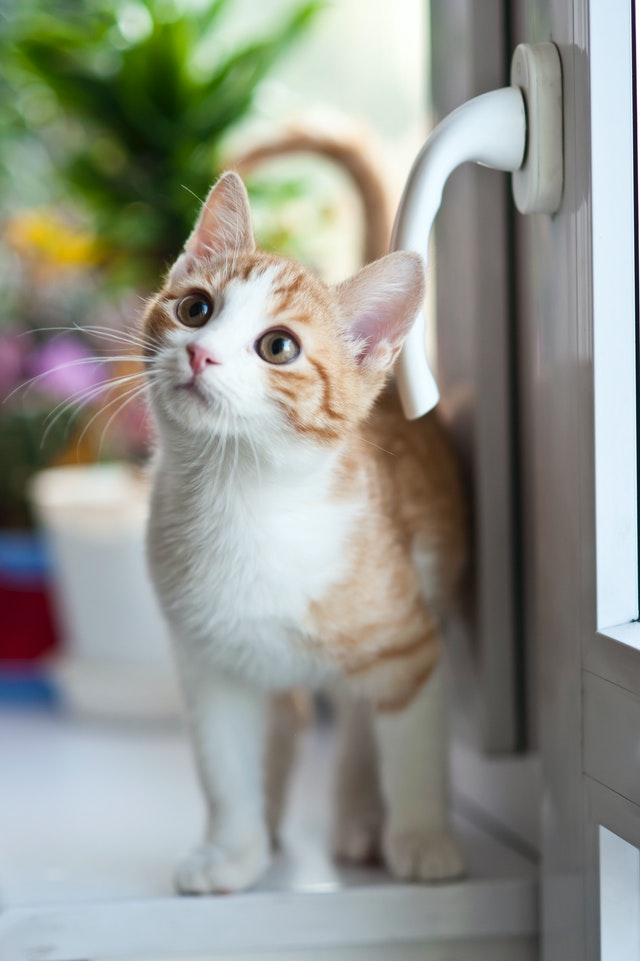
#> input picture 03. OpenCV Practice/img_pro/cat.jpg, 640 x 961 px
$ jupyter execute --allow-errors lecture.ipynb
#> lines starting #> are read from the running program, lines starting #| are printed output that depends on the picture; after the words box and inside, x2 and y2 are one past the last pixel; in counts of white or black regions, pixels touching at a corner belong together; pictures that were not available may be replaced by others from this repository, and a replacement may not be noted
[cell 1]
import cv2
cv2.__version__

[cell 2]
# out img
import cv2
img = cv2.imread('cat.jpg')
#> img is the input picture: shape (961, 640, 3); mean B, G, R 140.4, 148.9, 146.7
cv2.imshow('img', img)
cv2.waitKey(0) # 일정 시간(ms) 동안 키 입력 대기
cv2.destroyAllWindows()

[cell 3]
# read option
import cv2
img_color = cv2.imread('cat.jpg', cv2.IMREAD_COLOR)
img_gray = cv2.imread('cat.jpg', cv2.IMREAD_GRAYSCALE)
#> img_gray: shape (961, 640); min 9, max 255, mean 147.3
img_unc = cv2.imread('cat.jpg', cv2.IMREAD_UNCHANGED)

cv2.imshow('img_c', img_color)
cv2.imshow('img_g', img_gray)
cv2.imshow('img_u', img_unc)

cv2.waitKey(0)
cv2.destroyAllWindows()

[cell 4]
# img shape
import cv2
img = cv2.imread('cat.jpg')
img.shape # h, w, c
#> Out = (961, 640, 3)

[cell 5]
# out video
import cv2

cap = cv2.VideoCapture('video.mp4')

while cap.isOpened():
    # success, img frame
    ret, frame = cap.read()
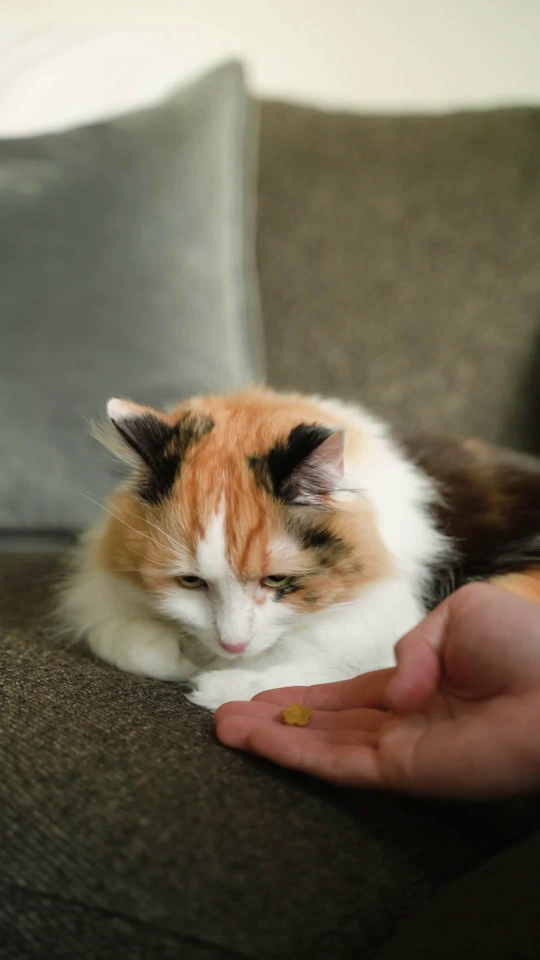
#> input picture frame 1 of 03. OpenCV Practice/output_fast.avi, 1080 x 1920 px, given in place of video.mp4, which was not available (shown at 1/2 size)
#> frame is the input picture: shape (1920, 1080, 3); mean B, G, R 88.8, 106.6, 115.1
    if not ret:
        print('no more frame')
        break

    cv2.imshow('video', frame)

    if cv2.waitKey(1) == ord('q'):
#> (key q is pressed here)
        print('quit video')
        break

cap.release()
cv2.destroyAllWindows()

[cell 6]
# drawing
import cv2
import numpy as np

# H x W x C = 480 x 640 x 3
# C: BGR, not RGB
img = np.zeros((480, 640, 3), dtype=np.uint8)
img[:] = (255, 255, 255) # white

cv2.imshow('img', img)
cv2.waitKey(0)
cv2.destroyAllWindows()

[cell 7]
# 영역 색칠
import cv2
import numpy as np

img = np.zeros((480, 640, 3), dtype=np.uint8)
img[100:200, 200:300] = (255, 255, 255)

cv2.imshow('img', img)
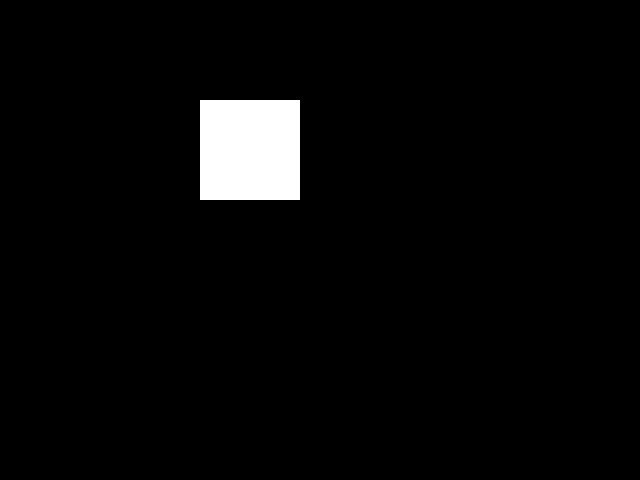
#> window 'img': shape (480, 640, 3); 3.3% white; 1 white region, box (x1, y1, x2, y2) and area: (200, 100, 300, 200) 10000
cv2.waitKey(0)
cv2.destroyAllWindows()

[cell 8]
# line
import cv2
import numpy as np

img = np.zeros((480, 640, 3), dtype=np.uint8)

COLOR = (0, 255, 255) # yellow
THICKNESS = 3

# img, pt1, pt2, color, thickness, line_type
cv2.line(img, (50, 100), (400, 50), COLOR, THICKNESS, cv2.LINE_8)
cv2.line(img, (50, 200), (400, 150), COLOR, THICKNESS, cv2.LINE_4)
cv2.line(img, (50, 300), (400, 250), COLOR, THICKNESS, cv2.LINE_AA)

cv2.imshow('img', img)
cv2.waitKey(0)
cv2.destroyAllWindows()

[cell 9]
# circle
import cv2
import numpy as np

img = np.zeros((480, 640, 3), dtype=np.uint8)

COLOR = (255, 255, 0)
THICKNESS = 10
RADIUS = 50

# img, pt, radius, color, thickness, line_type
cv2.circle(img, (200, 100), RADIUS, COLOR, THICKNESS, cv2.LINE_AA)
#> img: shape (480, 640, 3)
cv2.circle(img, (400, 100), RADIUS, COLOR, cv2.FILLED, cv2.LINE_AA)

cv2.imshow('img', img)
cv2.waitKey(0)
cv2.destroyAllWindows()

[cell 10]
# rectangle
import cv2
import numpy as np

img = np.zeros((480, 640, 3), dtype=np.uint8)

COLOR = (0, 255, 0)
THICKNESS = 3

# img, pt1, pt2, color, thickness, line_type
cv2.rectangle(img, (100, 100), (200, 200), COLOR, THICKNESS)
cv2.rectangle(img, (300, 100), (400, 300), COLOR, cv2.FILLED)

cv2.imshow('img', img)
cv2.waitKey(0)
cv2.destroyAllWindows()

[cell 11]
# polygon
import cv2
import numpy as np

img = np.zeros((480, 640, 3), dtype=np.uint8)

COLOR = (0, 0, 255)
THICKNESS = 3

pts1 = np.array([[100, 100], [200, 100], [100, 200]])
pts2 = np.array([[200, 100], [300, 100], [300, 200]])

# img, list(points), closed, color, thickness, line_type
cv2.polylines(img, [pts1, pts2], False, COLOR, THICKNESS, cv2.LINE_AA)

pts3 = np.array([[[100, 300], [200, 300], [100, 400]],
                 [[200, 300], [300, 300], [300, 400]]])

# img, list(points, color, line_type
cv2.fillPoly(img, pts3, COLOR, cv2.LINE_AA)

cv2.imshow('img', img)
cv2.waitKey(0)
cv2.destroyAllWindows()

[cell 12]
# text
import cv2
import numpy as np

img = np.zeros((480, 640, 3), dtype=np.uint8)

COLOR = (255, 255, 255)
THICKNESS = 3
SCALE = 2

# img, text, pt, font, scale, color, thickness
cv2.putText(img, 'text', (20, 50), cv2.FONT_HERSHEY_SIMPLEX, SCALE, COLOR, THICKNESS)
cv2.putText(img, 'text', (20, 150), cv2.FONT_HERSHEY_PLAIN, SCALE, COLOR, THICKNESS)
cv2.putText(img, 'text', (20, 350), cv2.FONT_HERSHEY_TRIPLEX, SCALE, COLOR, THICKNESS)
cv2.putText(img, 'text', (20, 450), cv2.FONT_HERSHEY_TRIPLEX | cv2.FONT_ITALIC, SCALE, COLOR, THICKNESS)

cv2.imshow('img', img)
cv2.waitKey(0)
cv2.destroyAllWindows()

[cell 13]
# save img
import cv2

img = cv2.imread('cat.jpg', cv2.IMREAD_GRAYSCALE)

cv2.imshow('img', img)
cv2.waitKey(0)
cv2.destroyAllWindows()

result = cv2.imwrite('cat_save.png', img)
print(result)
#| True

[cell 14]
# save video
import cv2

cap = cv2.VideoCapture('video.mp4')

# set codec
fourcc = cv2.VideoWriter_fourcc(*'DIVX') # D, I, V, X

# get video metadata
width = round(cap.get(cv2.CAP_PROP_FRAME_WIDTH))
height = round(cap.get(cv2.CAP_PROP_FRAME_HEIGHT))
fps = cap.get(cv2.CAP_PROP_FPS) * 2 # double fps

# set output: filename, codec, fps, (w, h)
out = cv2.VideoWriter('output_fast.avi', fourcc, fps, (width, height))

while cap.isOpened():
    ret, frame = cap.read()
    if not ret:
        break

    out.write(frame) # write output settings (no sound)
    cv2.imshow('video', frame)
    if cv2.waitKey(1) == ord('q'):
#> (key q is pressed here)
        break

out.release()
cap.release()
cv2.destroyAllWindows()

[cell 15]
# img resize
import cv2

img = cv2.imread('cat.jpg')

# img, (w, h), x ratio, y ratio
dst1 = cv2.resize(img, (400, 500))
dst2 = cv2.resize(img, None, fx=0.2, fy=0.2)

cv2.imshow('img_resize1', dst1)
cv2.imshow('img_resize2', dst2)
cv2.waitKey(0)
cv2.destroyAllWindows()

[cell 16]
# interpolation
import cv2

img = cv2.imread('cat.jpg')

# img, (w, h), x ratio, y ratio, interpolation
dst1 = cv2.resize(img, (400, 500), cv2.INTER_AREA)
dst2 = cv2.resize(img, None, fx=0.2, fy=0.2, interpolation=cv2.INTER_CUBIC)

cv2.imshow('img_resize1', dst1)
cv2.imshow('img_resize2', dst2)
cv2.waitKey(0)
cv2.destroyAllWindows()

[cell 17]
# video resize
import cv2

cap = cv2.VideoCapture('video.mp4')

while cap.isOpened():
    ret, frame = cap.read()
    if not ret:
        break

    frame_resized = cv2.resize(frame, None, fx=0.5, fy=0.5,
                               interpolation=cv2.INTER_CUBIC)

    cv2.imshow('video', frame_resized)

    if cv2.waitKey(0) == ord('q'):
#> (key q is pressed here)
        break

cap.release()
cv2.destroyAllWindows()

[cell 18]
# cap
import cv2
img = cv2.imread('cat.jpg')

crop = img[200:500, 300:900]

cv2.imshow('img', img)
cv2.imshow('crop', crop)
cv2.waitKey(0)
cv2.destroyAllWindows()

[cell 19]
# flip
import cv2

img = cv2.imread('cat.jpg')

# img, (h:1/v:0/vh: <0)
flip_h = cv2.flip(img, 1)
flip_v = cv2.flip(img, 0)
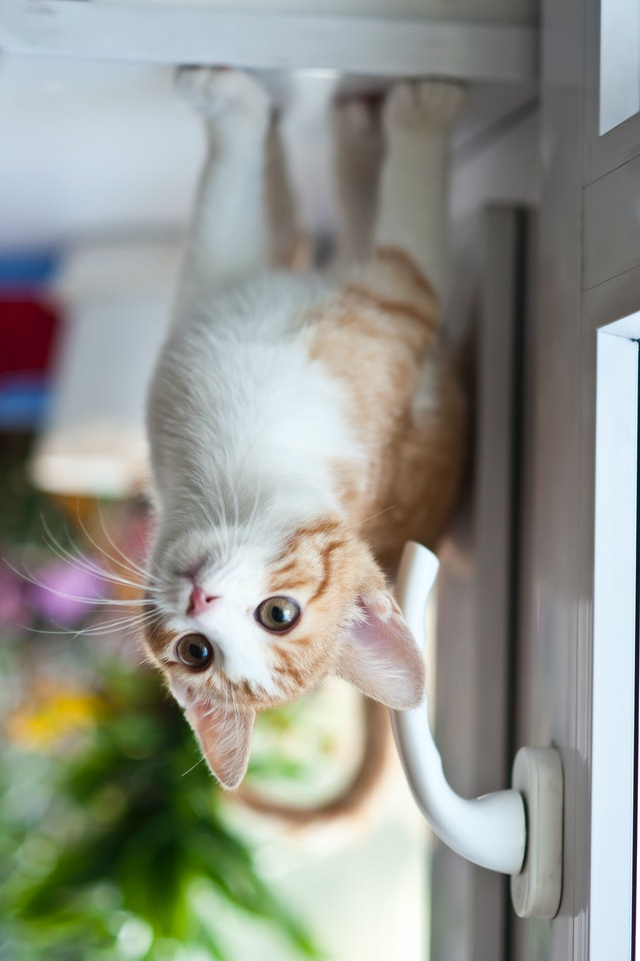
#> flip_v: shape (961, 640, 3); mean B, G, R 140.4, 148.9, 146.7
flip_vh = cv2.flip(img, -1)
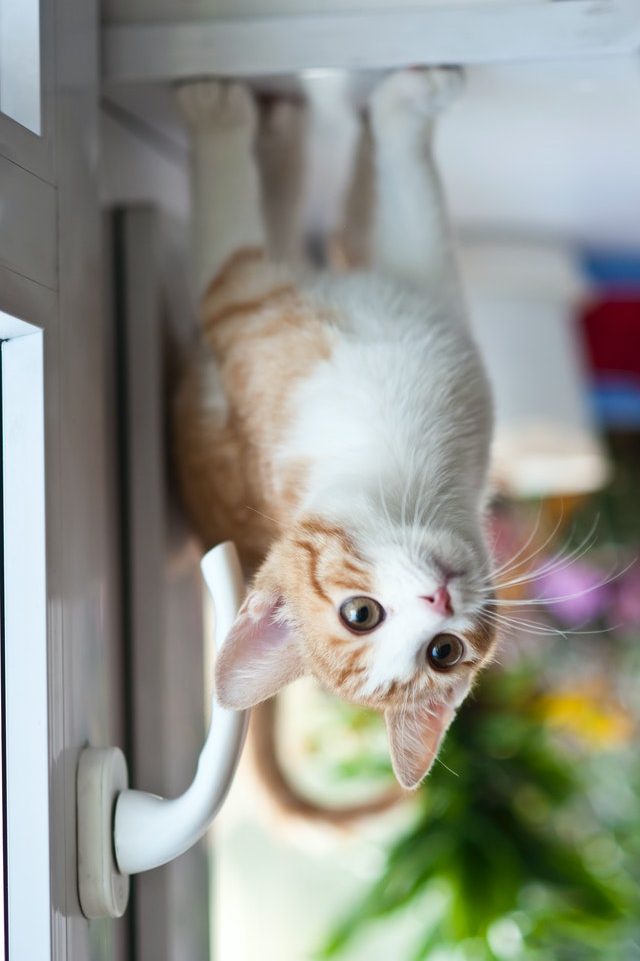
#> flip_vh: shape (961, 640, 3); mean B, G, R 140.4, 148.9, 146.7

cv2.imshow('flip_h', flip_h)
cv2.imshow('flip_v', flip_v)
cv2.imshow('flip_vh', flip_vh)
cv2.waitKey(0)
cv2.destroyAllWindows()

[cell 20]
# rotate
import cv2

img = cv2.imread('cat.jpg')

rotate_90 = cv2.rotate(img, cv2.ROTATE_90_CLOCKWISE)
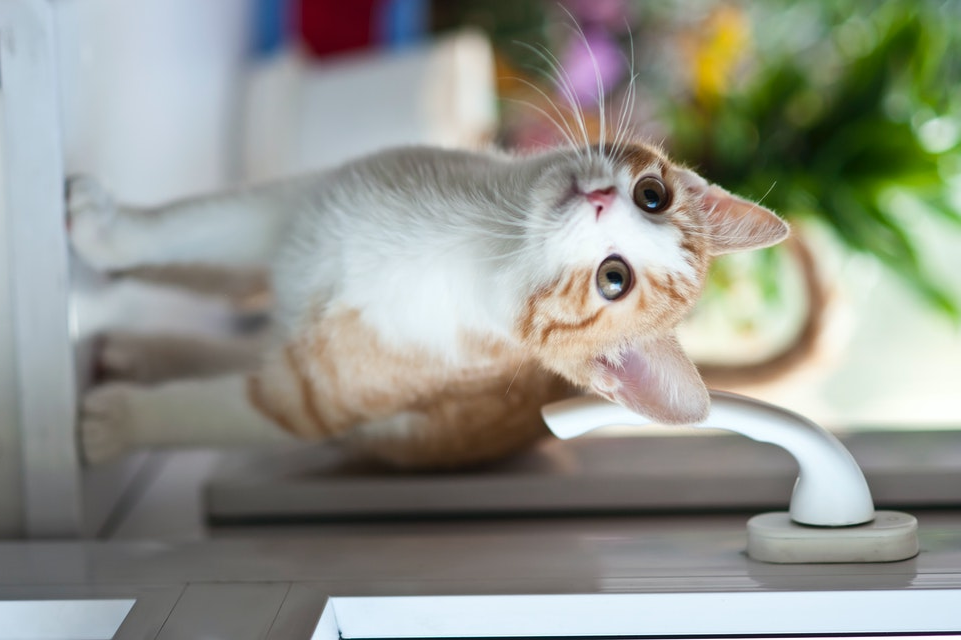
#> rotate_90: shape (640, 961, 3); mean B, G, R 140.4, 148.9, 146.7
rotate_180 = cv2.rotate(img, cv2.ROTATE_180)
rotate_270 = cv2.rotate(img, cv2.ROTATE_90_COUNTERCLOCKWISE)
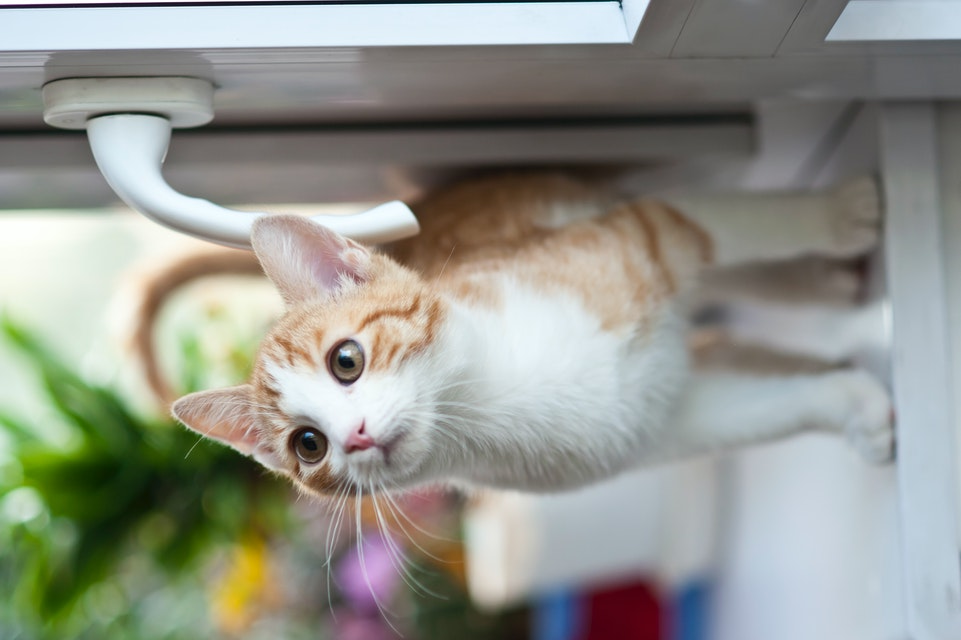
#> rotate_270: shape (640, 961, 3); mean B, G, R 140.4, 148.9, 146.7

cv2.imshow('rotate_90', rotate_90)
cv2.imshow('rotate_180', rotate_180)
cv2.imshow('rotate_270  ', rotate_270)
cv2.waitKey(0)
cv2.destroyAllWindows()

[cell 21]
# cvtcolor
import cv2

img = cv2.imread('cat.jpg')

dst = cv2.cvtColor(img, cv2.COLOR_BGR2GRAY)

cv2.imshow('dst', dst)
cv2.waitKey(0)
cv2.destroyAllWindows()

[cell 22]
# blur kernel
import cv2

img = cv2.imread('cat.jpg')

# kernel size (3, 3), (5, 5), (7, 7)

# img, kernel size, sigmaX(x stdev)
kernel_3 = cv2.GaussianBlur(img, (3, 3), 0)
kernel_5 = cv2.GaussianBlur(img, (5, 5), 0)
kernel_7 = cv2.GaussianBlur(img, (7, 7), 0)

cv2.imshow('kernel_3', kernel_3)
cv2.imshow('kernel_5', kernel_5)
cv2.imshow('kernel_7', kernel_7)
cv2.waitKey(0)
cv2.destroyAllWindows()

[cell 23]
# blur sigma
import cv2

img = cv2.imread('cat.jpg')

# kernel size (3, 3), (5, 5), (7, 7)

# img, kernel size, sigma
sigma_1 = cv2.GaussianBlur(img, (0, 0), 1)
sigma_2 = cv2.GaussianBlur(img, (0, 0), 2)
sigma_3 = cv2.GaussianBlur(img, (0, 0), 3)

cv2.imshow('sigma_1', sigma_1)
cv2.imshow('sigma_2', sigma_2)
cv2.imshow('sigma_3', sigma_3)
cv2.waitKey(0)
cv2.destroyAllWindows()

[cell 24]
# perspective transform
import cv2
import numpy as np

img = cv2.imread('newspaper.jpg')
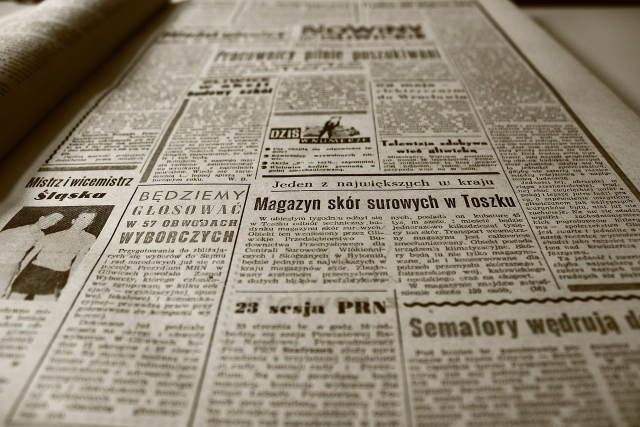
#> input picture 03. OpenCV Practice/img_pro/newspaper.jpg, 1280 x 853 px (shown at 1/2 size)
#> img is the input picture: shape (853, 1280, 3); mean B, G, R 118.1, 135.8, 145.1
w, h = 640, 240
src = np.array([[511, 352], [1008, 345], [1122, 584], [455, 594]], dtype=np.float32)
dst = np.array([[0, 0], [w, 0], [w, h], [0, h]], dtype=np.float32)

# input pt(list), output pt(list): l-top, r-top, r-bottom, l-bottom
matrix = cv2.getPerspectiveTransform(src, dst)
# img, transform mat, (W, H)
result = cv2.warpPerspective(img, matrix, (w, h))

cv2.imshow('res', result)
cv2.waitKey(0)
cv2.destroyAllWindows()

[cell 25]
# rotate perspective transform
import cv2
import numpy as np

img = cv2.imread('poker.jpg')
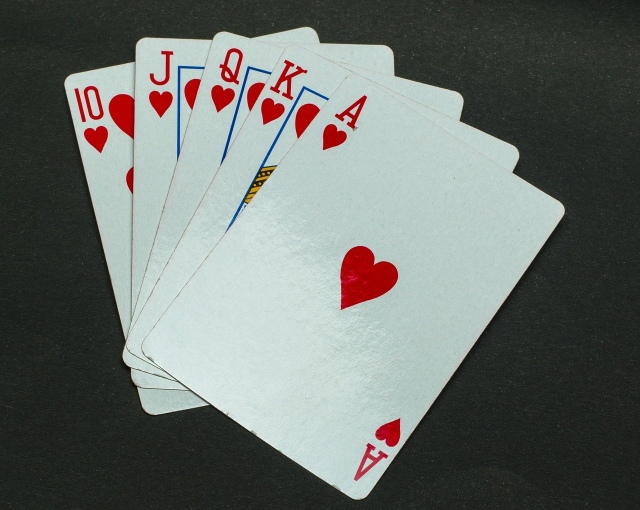
#> input picture 03. OpenCV Practice/img_pro/poker.jpg, 1280 x 1019 px (shown at 1/2 size)
#> img is the input picture: shape (1019, 1280, 3); mean B, G, R 108.7, 112.8, 107.4
w, h = 530, 710
src = np.array([[702, 143], [1133, 414], [726, 1007], [276, 700]], dtype=np.float32)
dst = np.array([[0, 0], [w, 0], [w, h], [0, h]], dtype=np.float32)

# input pt(list), output pt(list): l-top, r-top, r-bottom, l-bottom
matrix = cv2.getPerspectiveTransform(src, dst)
# img, transform mat, (W, H)
result = cv2.warpPerspective(img, matrix, (w, h))
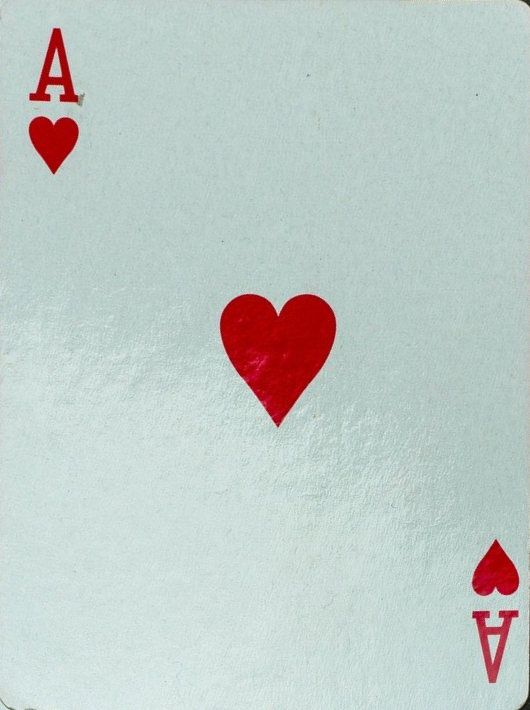
#> result: shape (710, 530, 3); mean B, G, R 198.5, 202.1, 191.9

cv2.imshow('res', result)
cv2.waitKey(0)
cv2.destroyAllWindows()

[cell 26]
# binarize & trackbar
import cv2

def empty(pos):
    pass

img = cv2.imread('./book.jpg', cv2.IMREAD_GRAYSCALE)

# img, threshold, output value, cv2.THRESH_BIANRY
ret, binary = cv2.threshold(img, 127, 255, cv2.THRESH_BINARY)

# trackbar
name = 'Trackbar'
cv2.namedWindow(name)
# name, window, default, max, event func
cv2.createTrackbar('threshold', name, 127, 255, empty)

while True:
    thresh = cv2.getTrackbarPos('threshold', name)
    ret, binary = cv2.threshold(img, 127, 255, cv2.THRESH_BINARY)
    if not ret:
        break

    cv2.imshow(name, binary)

    if cv2.waitKey(0):
#> (key q is pressed here)
        break

cv2.destroyAllWindows()

[cell 27]
# adaptive
import cv2

def empty(pos):
    pass

img = cv2.imread('./book.jpg', cv2.IMREAD_GRAYSCALE)

name = 'Trackbar'
cv2.namedWindow(name)

cv2.createTrackbar('block_size', name, 25, 100, empty)
cv2.createTrackbar('c', name, 3, 10, empty)

#> (the rest of this cell did not finish here and is left out)

[cell 28]
# otsu: bimodal image
import cv2

img = cv2.imread('./book.jpg', cv2.IMREAD_GRAYSCALE)

ret, otsu = cv2.threshold(img, -1, 255, cv2.THRESH_BINARY | cv2.THRESH_OTSU)
#> ret = 0
print('otsu threshold:', ret)
#| otsu threshold: 0.0

cv2.imshow('otsu', otsu)
cv2.waitKey(0)
cv2.destroyAllWindows()

[cell 29]
# canny edge detection
import cv2

def empty(pos): pass

img = cv2.imread('./snowman.png')

name = 'Trackbar'
cv2.namedWindow(name)
cv2.createTrackbar('threshold1', name, 0, 255, empty)
cv2.createTrackbar('threshold2', name, 0, 255, empty)

while True:
    threshold1 = cv2.getTrackbarPos('threshold1', name)
    threshold2 = cv2.getTrackbarPos('threshold2', name)

    # img, min thres, max thres
    canny = cv2.Canny(img, threshold1, threshold2)

    cv2.imshow(name, canny)

    if cv2.waitKey(1) == ord('q'):
#> (key q is pressed here)
